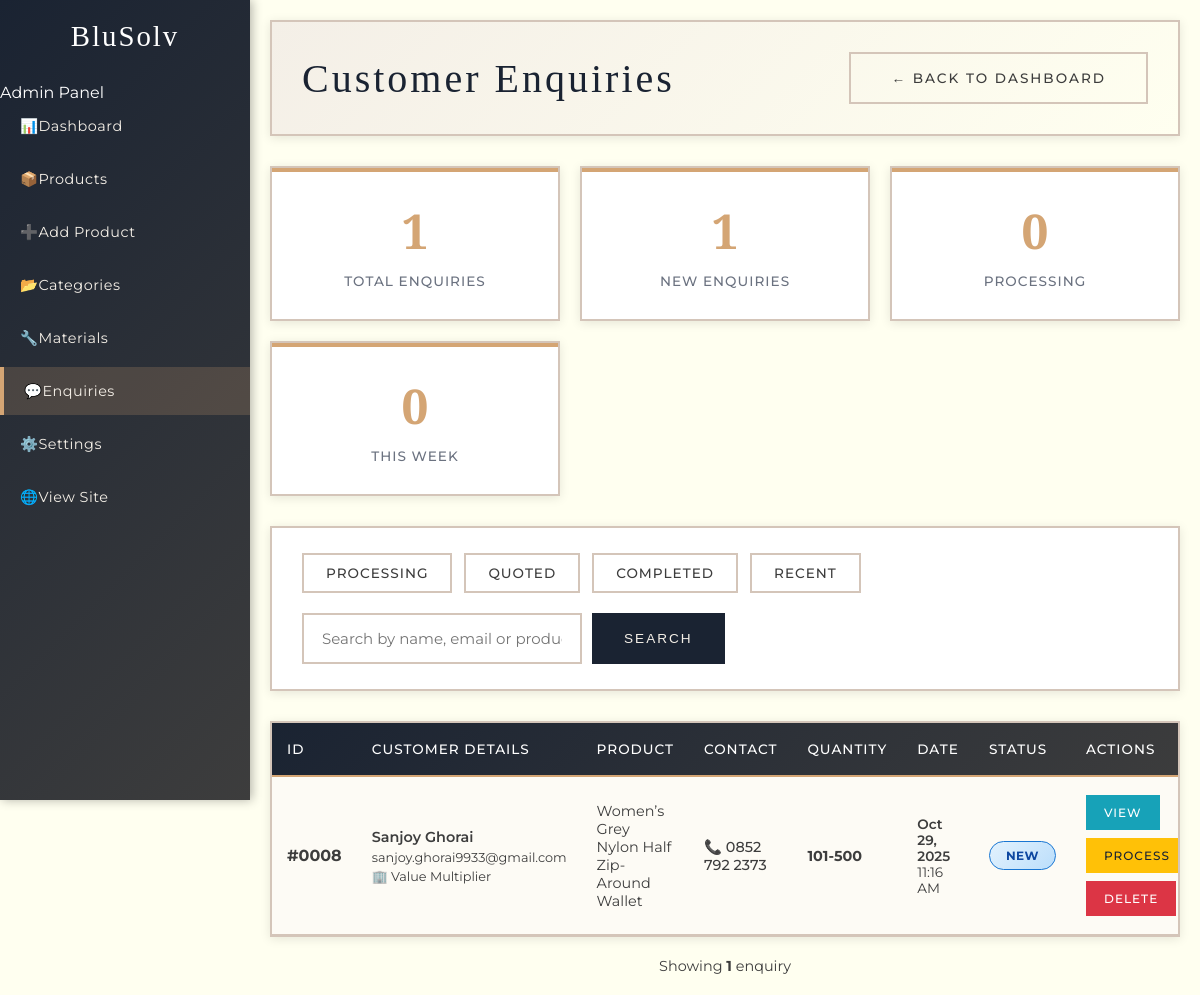
Screenshot of /admin/enquiries.php with the database file from the repository.
### tables this page shows
CREATE TABLE `enquiries` (
  `id` int(11) NOT NULL,
  `product_id` int(11) NOT NULL,
  `product_name` varchar(200) NOT NULL,
  `customer_name` varchar(100) NOT NULL,
  `customer_email` varchar(100) NOT NULL,
  `customer_phone` varchar(20) NOT NULL,
  `company_name` varchar(150) DEFAULT NULL,
  `expected_quantity` varchar(50) NOT NULL,
  `requirements` text DEFAULT NULL,
  `enquiry_date` timestamp NOT NULL DEFAULT current_timestamp(),
  `status` enum('new','processing','quoted','completed','cancelled') DEFAULT 'new',
  `admin_notes` text DEFAULT NULL,
  `followed_up_at` timestamp NULL DEFAULT NULL,
  `created_at` timestamp NOT NULL DEFAULT current_timestamp(),
  `updated_at` timestamp NOT NULL DEFAULT current_timestamp() ON UPDATE current_timestamp()
);

### admin/enquiries.php (the view, shortened to what this page needs)
<?php
$host = 'localhost';
$username = 'blusolv_db';
$password = 'blusolv_db';
$database = 'blusolv_db';
$conn = new mysqli($host, $username, $password, $database);
$filter = isset($_GET['filter']) ? $_GET['filter'] : 'all';
$search = isset($_GET['search']) ? trim($_GET['search']) : '';
$enquiries_result = null;
$stats = ['total' => 0, 'new' => 0, 'processing' => 0, 'recent' => 0];
try {
    $where_conditions = [];
    $params = [];
    $param_types = '';
    $where_clause = !empty($where_conditions) ? 'WHERE ' . implode(' AND ', $where_conditions) : '';
    $enquiries_sql = "SELECT e.*,
                            COALESCE(p.product_name, 'Unknown Product') as product_name
                      FROM enquiries e
                      LEFT JOIN products p ON e.product_id = p.id
                      $where_clause
                      ORDER BY e.enquiry_date DESC";
    if (!empty($params)) {
        $stmt = $conn->prepare($enquiries_sql);
        if (!empty($param_types)) {
            $stmt->bind_param($param_types, ...$params);
        }
        $stmt->execute();
        $enquiries_result = $stmt->get_result();
    } else {
        $enquiries_result = $conn->query($enquiries_sql);
    }
    $result = $conn->query("SELECT COUNT(*) as count FROM enquiries");
    if ($result) $stats['total'] = $result->fetch_assoc()['count'];
    $result = $conn->query("SELECT COUNT(*) as count FROM enquiries WHERE status = 'new'");
    if ($result) $stats['new'] = $result->fetch_assoc()['count'];
    $result = $conn->query("SELECT COUNT(*) as count FROM enquiries WHERE status = 'processing'");
    if ($result) $stats['processing'] = $result->fetch_assoc()['count'];
    $result = $conn->query("SELECT COUNT(*) as count FROM enquiries WHERE enquiry_date >= DATE_SUB(NOW(), INTERVAL 7 DAY)");
    if ($result) $stats['recent'] = $result->fetch_assoc()['count'];
} catch (Exception $e) {
    $error_message = "Database error: " . $e->getMessage();
}
?>
<!DOCTYPE html>
<html lang="en">
<head>
</head>
<body>
    <div class="sidebar">
        <div class="sidebar-header">
            <h2>BluSolv</h2>
            <p>Admin Panel</p>
        </div>
        <ul>
            <li><a href="dashboard.php"><span class="icon">📊</span>Dashboard</a></li>
            <li><a href="products.php"><span class="icon">📦</span>Products</a></li>
            <li><a href="add_product.php"><span class="icon">➕</span>Add Product</a></li>
            <li><a href="categories.php"><span class="icon">📂</span>Categories</a></li>
            <li><a href="materials.php"><span class="icon">🔧</span>Materials</a></li>
            <li><a href="enquiries.php" class="active"><span class="icon">💬</span>Enquiries</a></li>
            <li><a href="settings.php"><span class="icon">⚙️</span>Settings</a></li>
            <li><a href="../products.php" target="_blank"><span class="icon">🌐</span>View Site</a></li>
        </ul>
    </div>
    <div class="main-content">
        <div class="page-header">
            <h1>Customer Enquiries</h1>
            <div class="page-header-actions">
                <a href="dashboard.php" class="btn btn-back">← Back to Dashboard</a>
            </div>
        </div>
        <div class="stats-grid">
            <div class="stat-card">
                <div class="stat-number"><?php echo $stats['total']; ?></div>
                <div class="stat-label">Total Enquiries</div>
            </div>
            <div class="stat-card">
                <div class="stat-number"><?php echo $stats['new']; ?></div>
                <div class="stat-label">New Enquiries</div>
            </div>
            <div class="stat-card">
                <div class="stat-number"><?php echo $stats['processing']; ?></div>
                <div class="stat-label">Processing</div>
            </div>
            <div class="stat-card">
                <div class="stat-number"><?php echo $stats['recent']; ?></div>
                <div class="stat-label">This Week</div>
            </div>
        </div>
        <div class="filters-section">
            <div class="filters-container">
                <div class="filter-buttons">
                    <a href="enquiries.php?filter=processing" class="filter-btn <?php echo ($filter == 'processing') ? 'active' : ''; ?>">Processing</a>
                    <a href="enquiries.php?filter=quoted" class="filter-btn <?php echo ($filter == 'quoted') ? 'active' : ''; ?>">Quoted</a>
                    <a href="enquiries.php?filter=completed" class="filter-btn <?php echo ($filter == 'completed') ? 'active' : ''; ?>">Completed</a>
                    <a href="enquiries.php?filter=recent" class="filter-btn <?php echo ($filter == 'recent') ? 'active' : ''; ?>">Recent</a>
                </div>
                <form class="search-container" method="GET">
                    <input type="text" name="search" class="search-input" placeholder="Search by name, email or product..." value="<?php echo htmlspecialchars($search); ?>">
                    <button type="submit" class="search-btn">Search</button>
                </form>
            </div>
        </div>
        <div class="table-section">
            <div class="table-container">
                <table class="enquiries-table">
                    <thead>
                        <tr>
                            <th>ID</th>
                            <th>Customer Details</th>
                            <th>Product</th>
                            <th>Contact</th>
                            <th>Quantity</th>
                            <th>Date</th>
                            <th>Status</th>
                            <th>Actions</th>
                        </tr>
                    </thead>
                    <tbody>
                        <?php if ($enquiries_result && $enquiries_result->num_rows > 0): ?>
                            <?php while ($enquiry = $enquiries_result->fetch_assoc()): ?>
                                <tr>
                                    <td>
                                        <span class="enquiry-id">#<?php echo str_pad($enquiry['id'], 4, '0', STR_PAD_LEFT); ?></span>
                                    </td>
                                    <td>
                                        <div class="customer-info">
                                            <span class="customer-name"><?php echo htmlspecialchars($enquiry['customer_name']); ?></span>
                                            <span class="customer-detail"><?php echo htmlspecialchars($enquiry['customer_email']); ?></span>
                                            <?php if (!empty($enquiry['company_name'])): ?>
                                                <span class="customer-detail">🏢 <?php echo htmlspecialchars($enquiry['company_name']); ?></span>
                                            <?php endif; ?>
                                        </div>
                                    </td>
                                    <td><?php echo htmlspecialchars($enquiry['product_name']); ?></td>
                                    <td>
                                        <a href="tel:<?php echo htmlspecialchars($enquiry['customer_phone']); ?>" style="color: var(--champagne); text-decoration: none; font-weight: 500;">
                                            📞 <?php echo htmlspecialchars($enquiry['customer_phone']); ?>
                                        </a>
                                    </td>
                                    <td>
                                        <strong><?php echo htmlspecialchars($enquiry['expected_quantity']); ?></strong>
                                    </td>
                                    <td>
                                        <div style="font-size: 0.85rem;">
                                            <div style="font-weight: 600;"><?php echo date('M j, Y', strtotime($enquiry['enquiry_date'])); ?></div>
                                            <div style="color: var(--text-light);"><?php echo date('g:i A', strtotime($enquiry['enquiry_date'])); ?></div>
                                        </div>
                                    </td>
                                    <td>
                                        <span class="status-badge status-<?php echo $enquiry['status']; ?>">
                                            <?php echo ucfirst($enquiry['status']); ?>
                                        </span>
                                    </td>
                                    <td>
                                        <div class="action-buttons">
                                            <a href="view_enquiry.php?id=<?php echo $enquiry['id']; ?>" class="btn btn-view">View</a>
                                            <?php if ($enquiry['status'] == 'new'): ?>
                                                <a href="enquiries.php?update_status=processing&id=<?php echo $enquiry['id']; ?>&filter=<?php echo $filter; ?><?php echo !empty($search) ? '&search=' . urlencode($search) : ''; ?>"
                                                   class="btn btn-process">Process</a>
                                            <?php elseif ($enquiry['status'] == 'processing'): ?>
                                                <a href="enquiries.php?update_status=quoted&id=<?php echo $enquiry['id']; ?>&filter=<?php echo $filter; ?><?php echo !empty($search) ? '&search=' . urlencode($search) : ''; ?>"
                                                   class="btn btn-quote">Quote</a>
                                            <?php elseif ($enquiry['status'] == 'quoted'): ?>
                                                <a href="enquiries.php?update_status=completed&id=<?php echo $enquiry['id']; ?>&filter=<?php echo $filter; ?><?php echo !empty($search) ? '&search=' . urlencode($search) : ''; ?>"
                                                   class="btn btn-complete">Complete</a>
                                            <?php endif; ?>
                                            <a href="enquiries.php?delete=1&id=<?php echo $enquiry['id']; ?>&filter=<?php echo $filter; ?><?php echo !empty($search) ? '&search=' . urlencode($search) : ''; ?>"
                                               class="btn btn-delete"
                                               onclick="return confirm('⚠️ Are you sure you want to delete this enquiry?\n\nCustomer: <?php echo htmlspecialchars($enquiry['customer_name']); ?>\nProduct: <?php echo htmlspecialchars($enquiry['product_name']); ?>\n\nThis action cannot be undone.')">Delete</a>
                                        </div>
                                    </td>
                                </tr>
                            <?php endwhile; ?>
                        <?php endif; ?>
                    </tbody>
                </table>
            </div>
        </div>
        <?php if ($enquiries_result && $enquiries_result->num_rows > 0): ?>
            <div style="margin-top: 20px; text-align: center; color: var(--text-light); font-size: 0.9rem;">
                Showing <strong style="color: var(--champagne);"><?php echo $enquiries_result->num_rows; ?></strong>
                <?php echo $enquiries_result->num_rows == 1 ? 'enquiry' : 'enquiries'; ?>
            </div>
        <?php endif; ?>
    </div>
</body>
</html>

### rows the page displays
enquiries: id "0008", customer_name "Sanjoy Ghorai", customer_email "sanjoy.ghorai9933@gmail.com", company_name "Value Multiplier", product_name "Women’s Grey Nylon Half Zip-Around Wallet", customer_phone "0852 792 2373", expected_quantity "101-500", enquiry_date "Oct 29, 2025", enquiry_date "11:16 AM", status "NEW"

### other values shown
$stats['total'] "1"
$stats['new'] "1"
$stats['processing'] "0"
$stats['recent'] "0"
$enquiries_result->num_rows "1"
